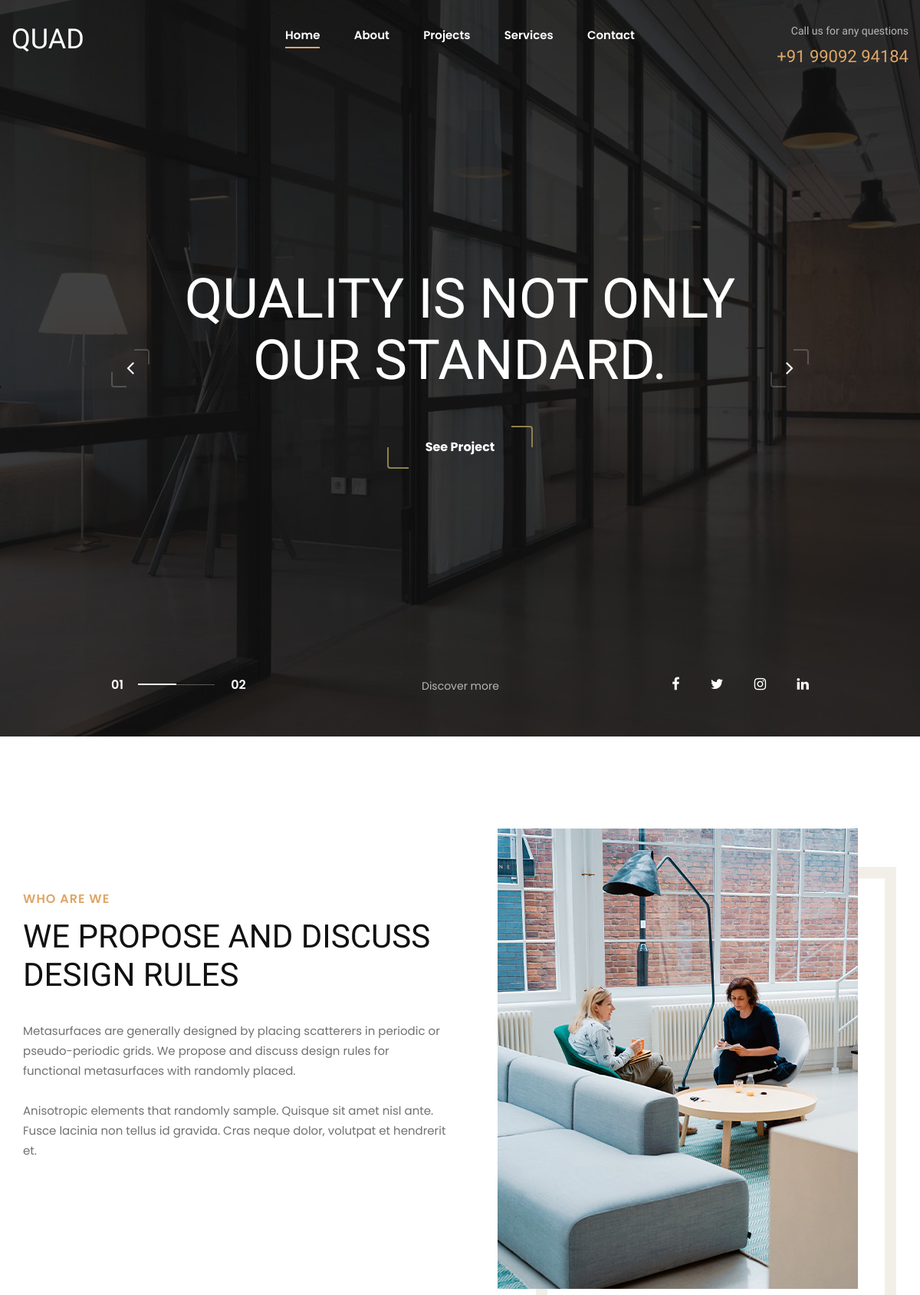
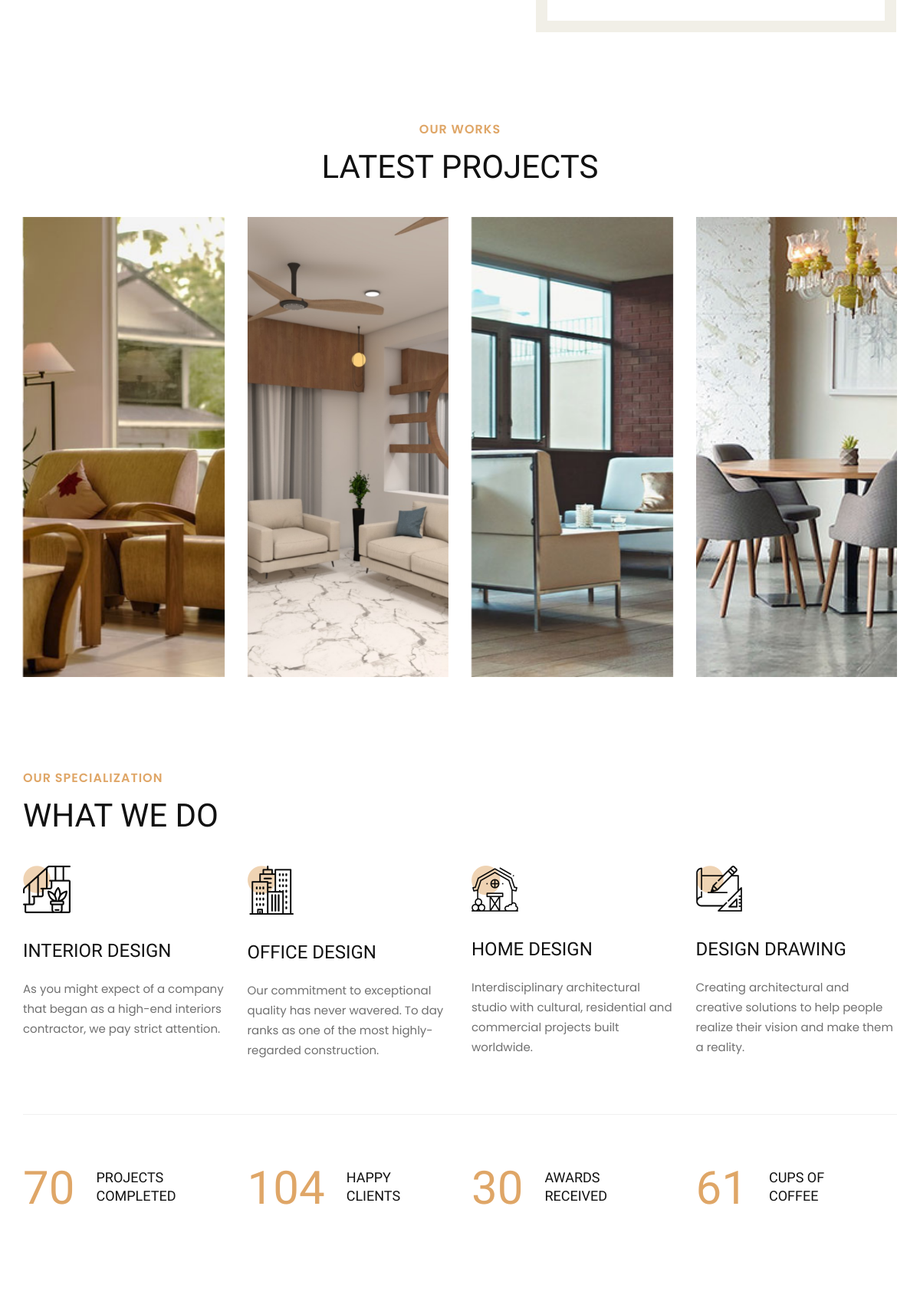
The page / (upper part) on the database its author committed (2 pictures, top to bottom).
### Studio/models.py (models this page shows, shortened)
class Photo(models.Model):
    photo_id = models.AutoField
    category = models.ForeignKey(Category, on_delete=models.SET_NULL, null=True, blank=True)
    title = models.CharField(max_length=50)
    main = models.BooleanField(blank=True, default=False)
    project_name = models.CharField(max_length=50)
    images = models.ImageField(upload_to="Studio/images")

### Studio/views.py (the view)
# urls.py: path('', views.Index, name="index"),
def Index(request):
    category = request.GET.get('category')
    if category is None:
        photos = Photo.objects.filter(main=True)
    else:
        photos = Photo.objects.filter(category__name=category)
    categories = Category.objects.all()
    params = {'categories': categories, 'photos': photos}
    return render(request, "Studio/index.html", params)

### Studio/models.py (called while the page is built)
    def __str__(self):
        return self.name

### Studio/templates/Studio/index.html (shortened to what this page needs)
<!DOCTYPE html>
<html lang="zxx">
<head>
    <link rel="stylesheet" href="static/Studio/css/bootstrap.min.css" type="text/css">
    <link rel="stylesheet" href="static/Studio/css/font-awesome.min.css" type="text/css">
    <link rel="stylesheet" href="static/Studio/css/elegant-icons.css" type="text/css">
    <link rel="stylesheet" href="static/Studio/css/owl.carousel.min.css" type="text/css">
    <link rel="stylesheet" href="static/Studio/css/slicknav.min.css" type="text/css">
    <link rel="stylesheet" href="static/Studio/css/slick.css" type="text/css">
    <link rel="stylesheet" href="static/Studio/css/style.css" type="text/css">
</head>
<body>
    <header class="header">
        <div class="container-fluid">
            <div class="row">
                <div class="col-lg-3">
                    <div class="header__logo">
                        <a href="#"><h2 style="color: white;">QUAD</h2></a>
                    </div>
                </div>
                <div class="col-lg-6">
                    <nav class="header__menu mobile-menu">
                        <ul>
                            <li class="active"><a href="/">Home</a></li>
                            <li><a href="/about">About</a></li>
                            <li><a href="/projects">Projects</a></li>
                            <li><a href="/services">Services</a></li>
                            <li><a href="/contact">Contact</a></li>
                        </ul>
                    </nav>
                </div>
                <div class="col-lg-3">
                    <div class="header__widget">
                        <span>Call us for any questions</span>
                        <h4>+91 99092 94184</h4>
                    </div>
                </div>
            </div>
        </div>
    </header>
    <section class="hero">
        <div class="hero__slider owl-carousel">
            <div class="hero__items set-bg" data-setbg="static/Studio/img/hero/hero-1.jpg">
                <div class="hero__text">
                    <h2>Quality is not only our standard.</h2>
                    <a href="#" class="primary-btn">See Project</a>
                    <a href="#" class="more_btn">Discover more</a>
                    <div class="hero__social">
                        <a href="#"><i class="fa fa-facebook"></i></a>
                        <a href="#"><i class="fa fa-twitter"></i></a>
                        <a href="#"><i class="fa fa-instagram"></i></a>
                        <a href="#"><i class="fa fa-linkedin"></i></a>
                    </div>
                </div>
            </div>
        </div>
        <div class="slide-num" id="snh-1"></div>
        <div class="slider__progress"><span></span></div>
    </section>
    <section class="about spad">
        <div class="container">
            <div class="row">
                <div class="col-lg-6">
                    <div class="about__text">
                        <div class="section-title">
                            <span>who are we</span>
                            <h2>We propose and discuss design rules</h2>
                        </div>
                        <div class="about__para__text">
                            <p>Metasurfaces are generally designed by placing scatterers in periodic or pseudo-periodic
                                grids. We propose and discuss design rules for functional metasurfaces with randomly
                            placed.</p>
                            <p>Anisotropic elements that randomly sample. Quisque sit amet nisl ante. Fusce lacinia non
                            tellus id gravida. Cras neque dolor, volutpat et hendrerit et.</p>
                        </div>
                    </div>
                </div>
                <div class="col-lg-6">
                    <div class="about__pic">
                        <div class="about__pic__inner">
                            <img src="static/Studio/img/about-pic.jpg" alt="">
                        </div>
                    </div>
                </div>
            </div>
        </div>
    </section>
    <section class="project">
        <div class="container-fluid">
            <div class="row">
                <div class="col-lg-12 text-center">
                    <div class="section-title">
                        <span>Our works</span>
                        <h2>Latest projects</h2>
                    </div>
                </div>
            </div>
            <div class="row">
                <div class="project__slider owl-carousel">
                    {% for photo in photos %}
                    <div class="col-lg-3">
                        <div class="project__slider__item set-bg" data-setbg="/media/{{photo.images}}">
                        </div>
                    </div>
                    {% endfor %}
                </div>
            </div>
        </div>
    </section>
    <section class="services spad">
        <div class="container">
            <div class="row">
                <div class="col-lg-12">
                    <div class="section-title">
                        <span>Our specialization</span>
                        <h2>What we do</h2>
                    </div>
                </div>
            </div>
            <div class="row">
                <div class="col-lg-3 col-md-6 col-sm-6">
                    <div class="services__item">
                        <img src="static/Studio/img/services/services-1.png" alt="">
                        <h4>Interior Design</h4>
                        <p>As you might expect of a company that began as a high-end interiors contractor, we pay strict
                        attention.</p>
                    </div>
                </div>
                <div class="col-lg-3 col-md-6 col-sm-6">
                    <div class="services__item">
                        <img src="static/Studio/img/services/services-2.png" alt="">
                        <h4>Office Design</h4>
                        <p>Our commitment to exceptional quality has never wavered. To day ranks as one of the most
                        highly-regarded construction.</p>
                    </div>
                </div>
                <div class="col-lg-3 col-md-6 col-sm-6">
                    <div class="services__item">
                        <img src="static/Studio/img/services/services-3.png" alt="">
                        <h4>Home Design</h4>
                        <p>Interdisciplinary architectural studio with cultural, residential and commercial projects
                        built worldwide.</p>
                    </div>
                </div>
                <div class="col-lg-3 col-md-6 col-sm-6">
                    <div class="services__item">
                        <img src="static/Studio/img/services/services-4.png" alt="">
                        <h4>Design drawing</h4>
                        <p>Creating architectural and creative solutions to help people realize their vision and make
                        them a reality.</p>
                    </div>
                </div>
            </div>
            <div class="counter__content">
                <div class="row">
                    <div class="col-lg-3 col-md-6 col-sm-6">
                        <div class="counter__item">
                            <div class="counter__item__number">
                                <h2 class="count">85</h2>
                            </div>
                            <div class="counter__item__text">
                                <h5>Projects<br /> Completed</h5>
                            </div>
                        </div>
                    </div>
                    <div class="col-lg-3 col-md-6 col-sm-6">
                        <div class="counter__item">
                            <div class="counter__item__number">
                                <h2 class="count">127</h2>
                            </div>
                            <div class="counter__item__text">
                                <h5>Happy<br /> Clients</h5>
                            </div>
                        </div>
                    </div>
                    <div class="col-lg-3 col-md-6 col-sm-6">
                        <div class="counter__item">
                            <div class="counter__item__number">
                                <h2 class="count">36</h2>
                            </div>
                            <div class="counter__item__text">
                                <h5>Awards<br /> Received</h5>
                            </div>
                        </div>
                    </div>
                    <div class="col-lg-3 col-md-6 col-sm-6">
                        <div class="counter__item">
                            <div class="counter__item__number">
                                <h2 class="count">74</h2>
                            </div>
                            <div class="counter__item__text">
                                <h5>Cups Of<br /> Coffee</h5>
                            </div>
                        </div>
                    </div>
                </div>
            </div>
        </div>
    </section>
</body>
</html>

### rows shown on the page
Photo: shows a picture
Photo: shows a picture
Photo: shows a picture
Photo: shows a picture
